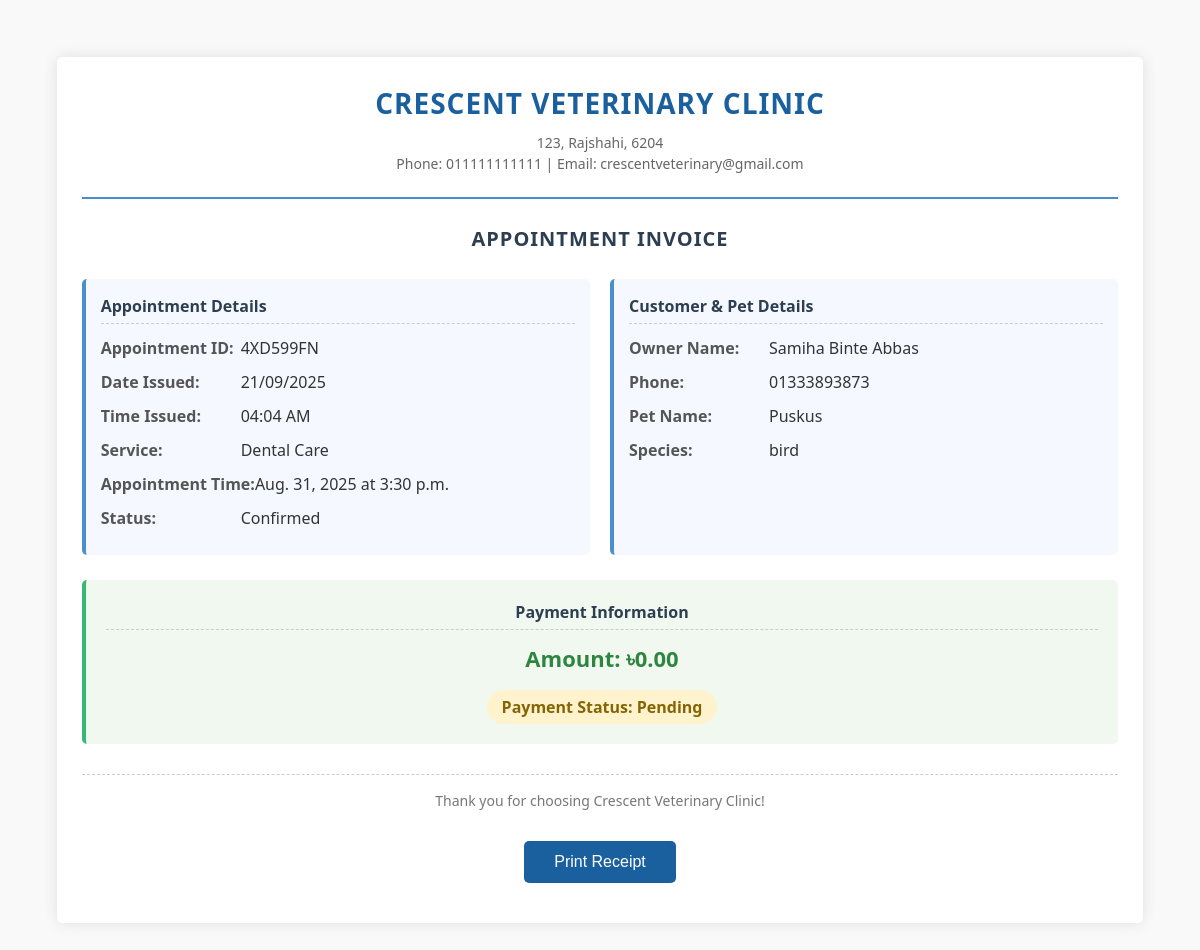
Page /receipt/4XD599FN/ (signed in) on the committed database.
### core/models.py (models this page shows, shortened)
class Appointment(models.Model):
    STATUS_CHOICES = [
        ('pending', 'Pending Confirmation'),
        ('confirmed', 'Confirmed'),
        ('cancelled', 'Cancelled'),
        ('completed', 'Completed'),
    ]
    SERVICE_CHOICES = [
        ('Preventive Care', 'Preventive Care'),
        ('Surgical Procedures', 'Surgical Procedures'),
        ('Dental Care', 'Dental Care'),
        ('Diagnostic Imaging', 'Diagnostic Imaging'),
        ('Emergency Services', 'Emergency Services'),
        ('Nutritional Counseling', 'Nutritional Counseling'),
    ]
    SPECIES_CHOICES = [
        ('dog', 'Dog'),
        ('cat', 'Cat'),
        ('bird', 'Bird'),
        ('rabbit', 'Rabbit'),
        ('other', 'Other'),
    ]
    COMPLETION_STATUS_CHOICES = [
    ('incomplete', 'Incomplete'),
    ('complete', 'Complete'),
]
    completion_status = models.CharField(
        max_length=10,
        choices=COMPLETION_STATUS_CHOICES,
        default='incomplete',
        verbose_name="Completion Status"
    )
    appointment_id = models.CharField(
        max_length=12, unique=True, editable=False, default='', blank=True
    )
    owner_name = models.CharField(max_length=100)
    phone = models.CharField(max_length=20)
    email = models.EmailField(blank=True)
    pet_name = models.CharField(max_length=100)
    pet_species = models.CharField(max_length=20, choices=SPECIES_CHOICES)
    pet_age = models.CharField(max_length=20, blank=True, verbose_name="Pet Age")
    pet_weight = models.CharField(max_length=20, blank=True, verbose_name="Pet Weight (kg)")
    preferred_date = models.DateField()
    preferred_time = models.TimeField()
    reason = models.TextField(blank=True)
    service = models.CharField(max_length=40, choices=SERVICE_CHOICES)
    status = models.CharField(max_length=10, choices=STATUS_CHOICES, default='pending')
    assigned_doctor = models.ForeignKey('Vet', on_delete=models.SET_NULL, null=True, blank=True)
    assigned_time = models.TimeField(null=True, blank=True)
    assigned_date = models.DateField(null=True, blank=True)
    prescription = models.TextField(blank=True, verbose_name="Prescription/Notes")
    PAYMENT_STATUS_CHOICES = [
        ('pending', 'Pending'),
        ('paid', 'Paid'),
        ('refunded', 'Refunded'),
    ]
    payment_amount = models.DecimalField(
        max_digits=8, decimal_places=2, null=True, blank=True, verbose_name="Payment Amount"
    )
    payment_status = models.CharField(
        max_length=10,
        choices=PAYMENT_STATUS_CHOICES,
        default='pending',
        verbose_name="Payment Status"
    )
    class Meta:
        constraints = [
            models.UniqueConstraint(fields=['preferred_date', 'preferred_time'], name='unique_preferred_slot')
        ]

### core/views.py (the view)
# urls.py: path('receipt/<str:appointment_id>/', views.receipt_view, name='receipt'),
@staff_member_required
def receipt_view(request, appointment_id):
    appointment = get_object_or_404(Appointment, appointment_id=appointment_id)
    return render(request, 'receipt.html', {'appointment': appointment})

### core/templates/receipt.html (shortened to what this page needs)
<!DOCTYPE html>
<html lang="en">
<head>
</head>
<body>
    <div class="receipt-container">
        <div class="header">
            <h1 class="clinic-name">CRESCENT VETERINARY CLINIC</h1>
            <div class="clinic-info">
                123, Rajshahi, 6204<br>
                Phone: 011111111111 | Email: crescentveterinary@gmail.com
            </div>
        </div>
        <div class="receipt-title">APPOINTMENT INVOICE</div>
        <div class="receipt-details">
            <div class="detail-section">
                <div class="section-title">Appointment Details</div>
                <div class="detail-row">
                    <span class="detail-label">Appointment ID:</span>
                    <span class="detail-value">{{ appointment.appointment_id }}</span>
                </div>
                <div class="detail-row">
                    <span class="detail-label">Date Issued:</span>
                    <span class="detail-value">{% now "d/m/Y" %}</span>
                </div>
                <div class="detail-row">
                    <span class="detail-label">Time Issued:</span>
                    <span class="detail-value">{% now "h:i A" %}</span>
                </div>
                <div class="detail-row">
                    <span class="detail-label">Service:</span>
                    <span class="detail-value">{{ appointment.service }}</span>
                </div>
                <div class="detail-row">
                    <span class="detail-label">Appointment Time:</span>
                    <span class="detail-value">
                        {% if appointment.assigned_date %}
                            {{ appointment.assigned_date }} at {{ appointment.assigned_time }}
                        {% else %}
                            {{ appointment.preferred_date }} at {{ appointment.preferred_time }}
                        {% endif %}
                    </span>
                </div>
                <div class="detail-row">
                    <span class="detail-label">Status:</span>
                    <span class="detail-value">{{ appointment.status|title }}</span>
                </div>
            </div>
            <div class="detail-section">
                <div class="section-title">Customer & Pet Details</div>
                <div class="detail-row">
                    <span class="detail-label">Owner Name:</span>
                    <span class="detail-value">{{ appointment.owner_name }}</span>
                </div>
                <div class="detail-row">
                    <span class="detail-label">Phone:</span>
                    <span class="detail-value">{{ appointment.phone }}</span>
                </div>
                <div class="detail-row">
                    <span class="detail-label">Pet Name:</span>
                    <span class="detail-value">{{ appointment.pet_name }}</span>
                </div>
                <div class="detail-row">
                    <span class="detail-label">Species:</span>
                    <span class="detail-value">{{ appointment.pet_species }}</span>
                </div>
            </div>
        </div>
        <div class="payment-section">
            <div class="section-title">Payment Information</div>
            <div class="payment-amount">Amount: ৳{{ appointment.payment_amount|default:"0.00" }}</div>
            <div class="payment-status {% if appointment.get_payment_status_display == 'Paid' %}status-paid{% else %}status-pending{% endif %}">
                Payment Status: {{ appointment.get_payment_status_display }}
            </div>
        </div>
        <div class="footer">
            Thank you for choosing Crescent Veterinary Clinic!<br>
        </div>
        <button class="print-btn" onclick="window.print()">Print Receipt</button>
    </div>
</body>
</html>

### core/templates/receipt.html (style rules this page uses)
body { font-family: 'Segoe UI', Tahoma, Geneva, Verdana, sans-serif; margin: 0; padding: 15mm; background-color: #f9f9f9; color: #333; line-height: 1.5; }
.receipt-container { background: white; box-shadow: 0 0 15px rgba(0,0,0,0.1); padding: 25px; max-width: 100%; margin: 0 auto; box-sizing: border-box; border-radius: 5px; }
.header { text-align: center; margin-bottom: 25px; border-bottom: 2px solid #4a8fcc; padding-bottom: 15px; }
.clinic-name { font-size: 28px; font-weight: bold; color: #1a5f9e; margin: 0; letter-spacing: 1px; }
.clinic-info { font-size: 14px; color: #666; margin: 8px 0; }
.receipt-title { font-size: 20px; font-weight: bold; text-align: center; margin: 25px 0; color: #2c3e50; text-transform: uppercase; letter-spacing: 1px; }
.receipt-details { display: grid; grid-template-columns: 1fr 1fr; gap: 20px; margin-bottom: 25px; }
.detail-section { background: #f5f9ff; padding: 15px; border-radius: 5px; border-left: 4px solid #4a8fcc; }
.section-title { font-weight: bold; font-size: 16px; margin-bottom: 12px; color: #2c3e50; border-bottom: 1px dashed #ccc; padding-bottom: 5px; }
.detail-row { display: flex; margin-bottom: 10px; }
.detail-label { font-weight: bold; min-width: 140px; color: #555; }
.detail-value { flex: 1; }
.payment-section { background: #f0f8f0; padding: 20px; border-radius: 5px; margin: 25px 0; border-left: 4px solid #38b673; text-align: center; }
.payment-amount { font-size: 22px; font-weight: bold; color: #2e8540; margin: 10px 0; }
.payment-status { font-size: 16px; font-weight: bold; padding: 5px 15px; border-radius: 20px; display: inline-block; margin-top: 5px; }
.status-pending { background: #fef3cd; color: #856404; }
.footer { text-align: center; margin-top: 30px; padding-top: 15px; border-top: 1px dashed #ccc; color: #777; font-size: 14px; }
.print-btn { display: block; margin: 30px auto 15px; padding: 12px 30px; background: #1a5f9e; color: white; border: none; border-radius: 5px; font-size: 16px; cursor: pointer; transition: background 0.3s; }

### rows in the picture
Appointment: appointment_id "4XD599FN", service "Dental Care", assigned_date "Aug. 31, 2025", assigned_time "3:30 p.m.", status "Confirmed", owner_name "Samiha Binte Abbas", phone "01333893873", pet_name "Puskus", pet_species "bird", payment_amount "0.00", payment_status "Pending"
